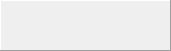
  <widget class="QFrame" name="frameCode">
   <property name="geometry">
    <rect>
     <x>10</x>
     <y>570</y>
     <width>171</width>
     <height>51</height>
    </rect>
   </property>
   <property name="frameShape">
    <enum>QFrame::Panel</enum>
   </property>
   <property name="frameShadow">
    <enum>QFrame::Raised</enum>
   </property>
   <widget class="QLabel" name="labelCode1">
    <property name="enabled">
     <bool>true</bool>
    </property>
    <property name="geometry">
     <rect>
      <x>10</x>
      <y>10</y>
      <width>30</width>
      <height>30</height>
     </rect>
    </property>
    <property name="text">
     <string/>
    </property>
    <property name="pixmap">
     <pixmap resource="resources.qrc">:/images/codeElementEmpty</pixmap>
    </property>
    <property name="scaledContents">
     <bool>true</bool>
    </property>
   </widget>
   <widget class="QLabel" name="labelCode3">
    <property name="geometry">
     <rect>
      <x>90</x>
      <y>10</y>
      <width>30</width>
      <height>30</height>
     </rect>
    </property>
    <property name="text">
     <string/>
    </property>
    <property name="pixmap">
     <pixmap resource="resources.qrc">:/images/codeElementEmpty</pixmap>
    </property>
    <property name="scaledContents">
     <bool>true</bool>
    </property>
   </widget>
   <widget class="QLabel" name="labelCode4">
    <property name="geometry">
     <rect>
      <x>130</x>
      <y>10</y>
      <width>30</width>
      <height>30</height>
     </rect>
    </property>
    <property name="text">
     <string/>
    </property>
    <property name="pixmap">
     <pixmap resource="resources.qrc">:/images/codeElementEmpty</pixmap>
    </property>
    <property name="scaledContents">
     <bool>true</bool>
    </property>
   </widget>
   <widget class="QLabel" name="labelCode2">
    <property name="enabled">
     <bool>true</bool>
    </property>
    <property name="geometry">
     <rect>
      <x>50</x>
      <y>10</y>
      <width>30</width>
      <height>30</height>
     </rect>
    </property>
    <property name="text">
     <string/>
    </property>
    <property name="pixmap">
     <pixmap resource="resources.qrc">:/images/codeElementEmpty</pixmap>
    </property>
    <property name="scaledContents">
     <bool>true</bool>
    </property>
   </widget>
  </widget>
